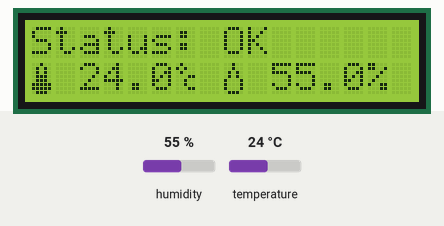
Bench run of a sketch on a simulated ESP32. Parts: 16×2 character LCD. Inputs (shaded band) come from the test bench; at power-on: humidity 55 %, temperature 24 °C.

Above: at 2.7 s.
2.8 s: humidity set to 22 %
At 5.2 s:
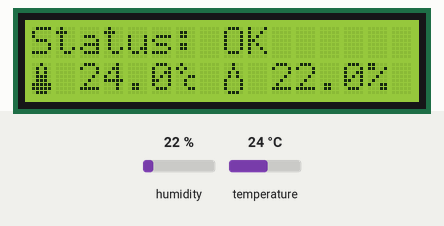
5.8 s: temperature set to 12 °C
At 7.4 s:
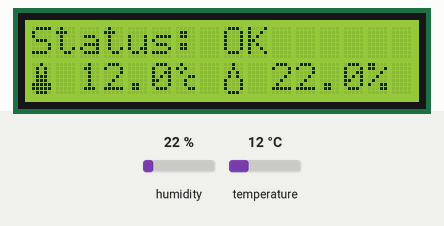
8.8 s: humidity set to 40 %
At 10.7 s:
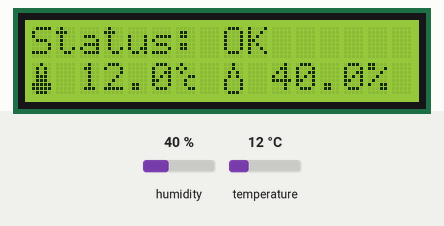
11.8 s: temperature set to 19 °C
At 12.9 s:
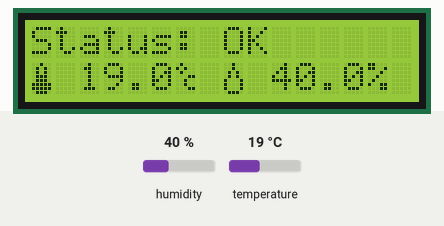
Timing chart, 0 to 14.8 s (numbered marks = the images above; inputs shaded):
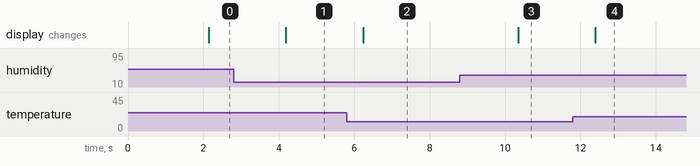

Measured:
- after the input at 2.8 s, the display: changes after 1.4 s (image 1)
- after the input at 5.8 s, the display: changes after 0.44 s (image 2)
- after the input at 8.8 s, the display: changes after 1.5 s (image 3)
- after the input at 11.8 s, the display: changes after 0.60 s (image 4)

The sketch:

_Project__04.2__DHT11_with_I2C_LCD_Display.ino
```cpp
/*
  DHT11 with I2C LCD Display
  Made by Fawwaz Abrial Saffa

  Reference Article: https://medium.com/@fawwazabrials/a-guide-on-sensors-project-04-esp32-external-sensors-47a45ade46ce
*/

// import the just installed library
#include "DHT.h"
#include <LiquidCrystal_I2C.h>

// define the DHT11 sensor using the installed library
#define DHT11_PIN 23
DHT dht(DHT11_PIN, DHT11);
float temperature, humidity;

// define the LCD Display
const int LCD_COLUMNS = 16;
const int LCD_ROWS = 2;
LiquidCrystal_I2C lcd(0x27, LCD_COLUMNS, LCD_ROWS);

// symbols
byte thermometer[8] = {
	0b00100,
	0b01010,
	0b01010,
	0b01110,
	0b01110,
	0b11111,
	0b11111,
	0b01110
};

byte water[8] = {
	0b00100,
	0b00100,
	0b01010,
	0b01010,
	0b10001,
	0b10001,
	0b10001,
	0b01110
};

byte degree[8] = {
	0b01000,
	0b10100,
	0b01000,
	0b00011,
	0b00100,
	0b00100,
	0b00011,
	0b00000
};

void setup() {
  // start reading from the sensor
  dht.begin();

  // initiate LCD and symbols
  lcd.init();
  lcd.backlight();
  lcd.createChar(0, thermometer);
  lcd.createChar(1, water);
  lcd.createChar(2, degree);
}

void loop() {
  delay(2000);
  lcd.clear();
  temperature = dht.readTemperature();
  humidity = dht.readHumidity();

  lcd.setCursor(0, 0);
  lcd.print("Status: ");
  if (isnan(temperature) & isnan(humidity)) lcd.print("ERROR");
  else {
    lcd.print("OK");
    lcd.setCursor(0, 1);
    lcd.write(0);
    lcd.setCursor(2, 1);
    lcd.print(temperature, 1);
    lcd.setCursor(6, 1);
    lcd.write(2);

    lcd.setCursor(8, 1);
    lcd.write(1);
    lcd.setCursor(10, 1);
    lcd.print(humidity, 1);
    lcd.setCursor(14, 1);
    lcd.print("%");
  }
}
```
